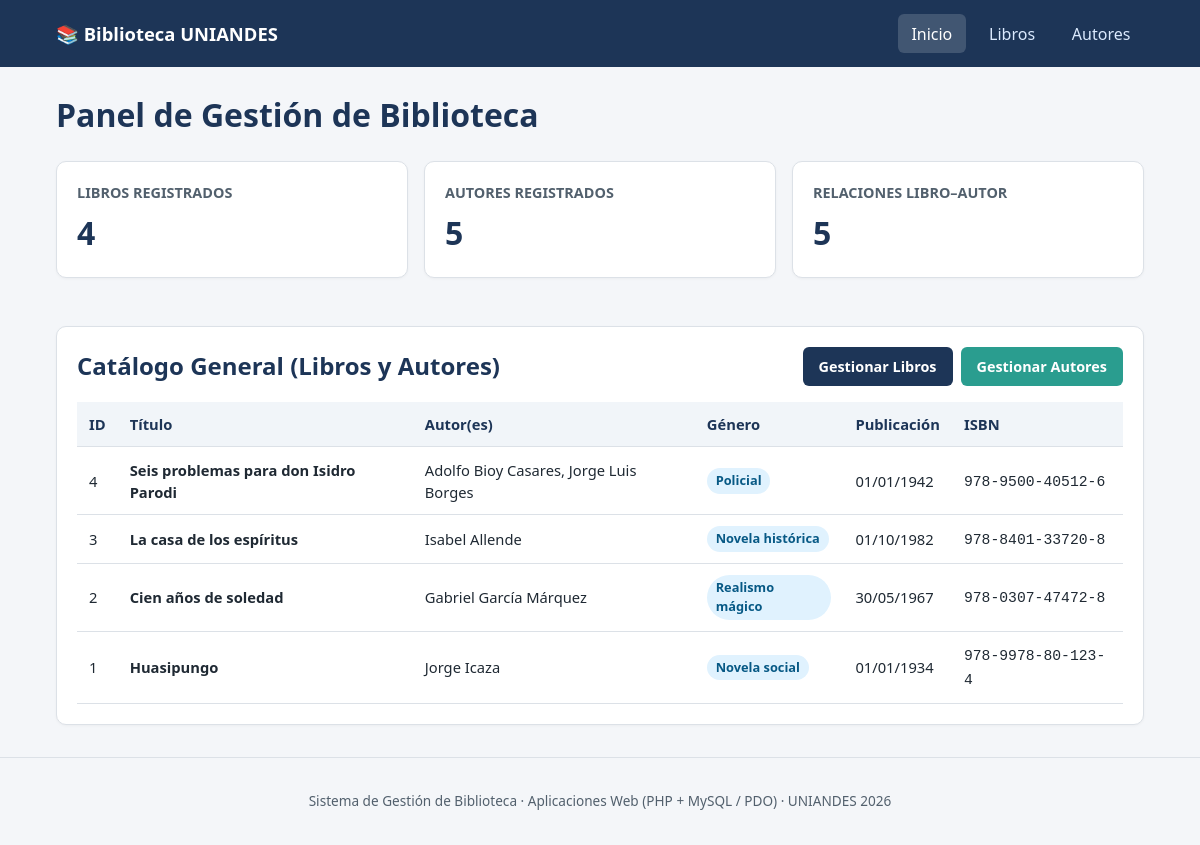
The page / on the database its author committed.
### tables this page shows
CREATE TABLE Libros (
    libro_id INT AUTO_INCREMENT PRIMARY KEY,
    titulo VARCHAR(150) NOT NULL,
    genero VARCHAR(60) NOT NULL,
    fecha_publicacion DATE NOT NULL,
    isbn VARCHAR(20) NOT NULL UNIQUE
);

### src/Libro.php (called while the page is built, shortened)
<?php
class LibroRepositorio
{
    public function listar(string $busqueda = ''): array
    {
        $sql = '
            SELECT l.libro_id, l.titulo, l.genero, l.fecha_publicacion, l.isbn,
                   COALESCE(
                       GROUP_CONCAT(CONCAT(a.nombre, " ", a.apellido)
                       ORDER BY a.apellido SEPARATOR ", "),
                       "Sin autor asignado"
                   ) AS autores
            FROM Libros l
            LEFT JOIN Libros_Autores la ON la.libro_id = l.libro_id
            LEFT JOIN Autores a ON a.autor_id = la.autor_id
        ';
        $params = [];
        $sql .= '
            GROUP BY l.libro_id, l.titulo, l.genero, l.fecha_publicacion, l.isbn
            ORDER BY l.libro_id DESC
        ';
        $stmt = $this->pdo->prepare($sql);
        $stmt->execute($params);
        return $stmt->fetchAll();
    }
}

### src/validaciones.php (called while the page is built, shortened)
<?php
function e(?string $valor): string
{
    return htmlspecialchars($valor ?? '', ENT_QUOTES, 'UTF-8');
}

### public/index.php (the view, shortened to what this page needs)
<?php
require_once __DIR__ . '/../src/Libro.php';
require_once __DIR__ . '/../src/validaciones.php';
$errorDb = null;
$totalLibros = 0;
$totalAutores = 0;
$totalRelaciones = 0;
$libros = [];
try {
    $pdo = Conexion::obtener();
    $totalLibros = (int) $pdo->query('SELECT COUNT(*) FROM Libros')->fetchColumn();
    $totalAutores = (int) $pdo->query('SELECT COUNT(*) FROM Autores')->fetchColumn();
    $totalRelaciones = (int) $pdo->query('SELECT COUNT(*) FROM Libros_Autores')->fetchColumn();
    $libroRepo = new LibroRepositorio($pdo);
    $libros = $libroRepo->listar();
} catch (PDOException $e) {
    error_log($e->getMessage());
    $errorDb = 'No fue posible conectar con la base de datos. Verifique config/config.php y que el script biblioteca.sql haya sido ejecutado.';
}
require __DIR__ . '/../views/encabezado.php';
?>
<h1>Panel de Gestión de Biblioteca</h1>
<?php if ($errorDb !== null): ?>
    <div class="alerta alerta-error"><?= e($errorDb) ?></div>
<?php else: ?>
    <section class="grid-stats">
        <div class="stat-card">
            <h3>Libros registrados</h3>
            <p class="numero"><?= $totalLibros ?></p>
        </div>
        <div class="stat-card">
            <h3>Autores registrados</h3>
            <p class="numero"><?= $totalAutores ?></p>
        </div>
        <div class="stat-card">
            <h3>Relaciones Libro–Autor</h3>
            <p class="numero"><?= $totalRelaciones ?></p>
        </div>
    </section>
    <section class="card">
        <div style="display:flex; justify-content:space-between; align-items:center; flex-wrap:wrap; gap:0.75rem; margin-bottom:1rem;">
            <h2 style="margin:0;">Catálogo General (Libros y Autores)</h2>
            <div style="display:flex; gap:0.5rem;">
                <a class="btn btn-primario" href="libros.php">Gestionar Libros</a>
                <a class="btn btn-acento" href="autores.php">Gestionar Autores</a>
            </div>
        </div>
        <div class="tabla-responsive">
            <table>
                <thead>
                    <tr>
                        <th>ID</th>
                        <th>Título</th>
                        <th>Autor(es)</th>
                        <th>Género</th>
                        <th>Publicación</th>
                        <th>ISBN</th>
                    </tr>
                </thead>
                <tbody>
                    <?php foreach ($libros as $l): ?>
                        <tr>
                            <td><?= (int) $l['libro_id'] ?></td>
                            <td><strong><?= e($l['titulo']) ?></strong></td>
                            <td><?= e($l['autores']) ?></td>
                            <td><span class="badge"><?= e($l['genero']) ?></span></td>
                            <td><?= e(date('d/m/Y', strtotime($l['fecha_publicacion']))) ?></td>
                            <td><code><?= e($l['isbn']) ?></code></td>
                        </tr>
                    <?php endforeach; ?>
                </tbody>
            </table>
        </div>
    </section>
<?php endif; ?>
<?php require __DIR__ . '/../views/pie.php'; ?>

### public/css/estilos.css (style rules this page uses)
:root { --primario: #1d3557; --primario-hover: #14263f; --acento: #2a9d8f; --peligro: #d62828; --fondo: #f4f6f9; --tarjeta: #ffffff; --borde: #dce1e7; --texto: #1f2933; --suave: #52606d; }
* { box-sizing: border-box; }
body { margin: 0; font-family: "Segoe UI", system-ui, -apple-system, sans-serif; background: var(--fondo); color: var(--texto); line-height: 1.5; }
.grid-stats { display: grid; grid-template-columns: repeat(auto-fit, minmax(220px, 1fr)); gap: 1rem; margin-bottom: 1.5rem; }
.stat-card, .card { background: var(--tarjeta); border: 1px solid var(--borde); border-radius: 10px; padding: 1.25rem; margin-bottom: 1.5rem; box-shadow: 0 1px 3px rgba(0, 0, 0, 0.04); }
.stat-card h3 { margin: 0 0 0.35rem; font-size: 0.9rem; color: var(--suave); text-transform: uppercase; }
.stat-card .numero { font-size: 2rem; font-weight: 700; color: var(--primario); margin: 0; }
h1, h2 { margin-top: 0; color: var(--primario); }
.btn { display: inline-block; border: none; border-radius: 6px; padding: 0.55rem 1rem; font-size: 0.9rem; font-weight: 600; cursor: pointer; text-decoration: none; text-align: center; }
.btn-primario { background: var(--primario); color: #fff; }
.btn-acento { background: var(--acento); color: #fff; }
.tabla-responsive { overflow-x: auto; }
table { width: 100%; border-collapse: collapse; font-size: 0.92rem; }
th, td { padding: 0.7rem 0.75rem; border-bottom: 1px solid var(--borde); text-align: left; vertical-align: middle; }
th { background: #f1f5f9; color: var(--primario); font-weight: 700; }
.badge { display: inline-block; background: #e0f2fe; color: #075985; padding: 0.2rem 0.55rem; border-radius: 999px; font-size: 0.8rem; font-weight: 600; }

### rows shown on the page
libros: libro_id "4", titulo "Seis problemas para don Isidro Parodi", autores "Adolfo Bioy Casares, Jorge Luis Borges", genero "Policial", fecha_publicacion "01/01/1942", isbn "978-9500-40512-6"
libros: libro_id "3", titulo "La casa de los espíritus", autores "Isabel Allende", genero "Novela histórica", fecha_publicacion "01/10/1982", isbn "978-8401-33720-8"
libros: libro_id "2", titulo "Cien años de soledad", autores "Gabriel García Márquez", genero "Realismo mágico", fecha_publicacion "30/05/1967", isbn "978-0307-47472-8"
libros: libro_id "1", titulo "Huasipungo", autores "Jorge Icaza", genero "Novela social", fecha_publicacion "01/01/1934", isbn "978-9978-80-123-4"

### other values the page prints
$totalLibros "4"
$totalAutores "5"
$totalRelaciones "5"
